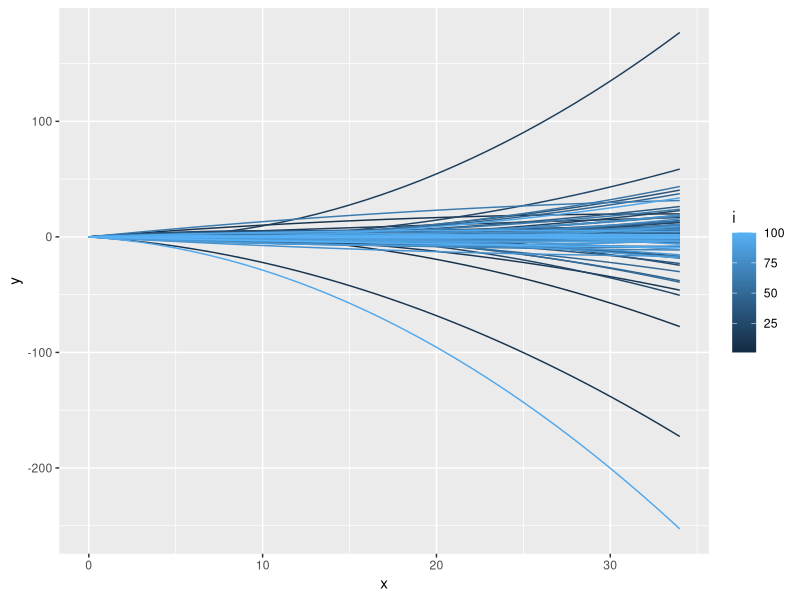
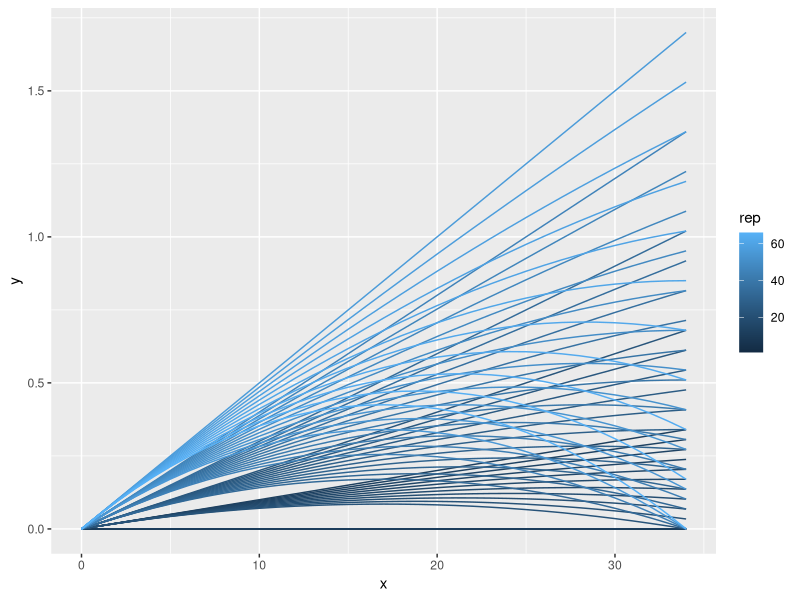
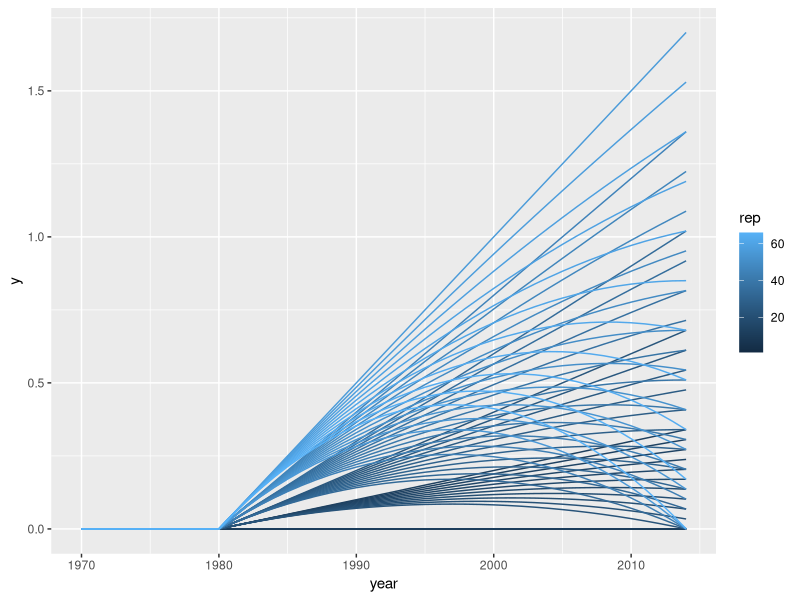
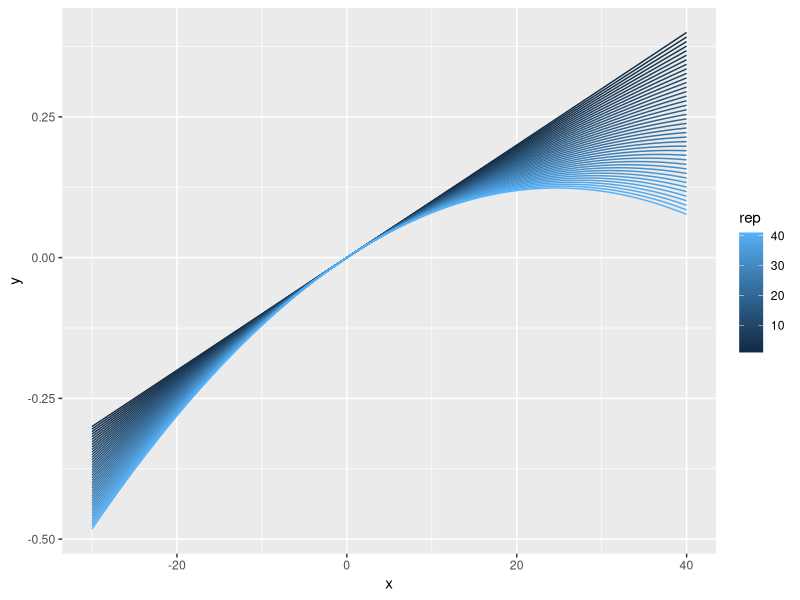
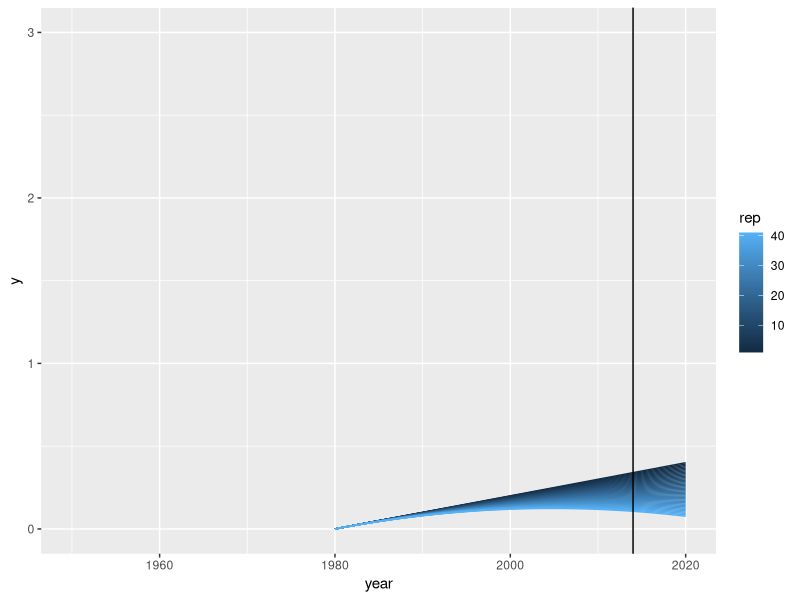
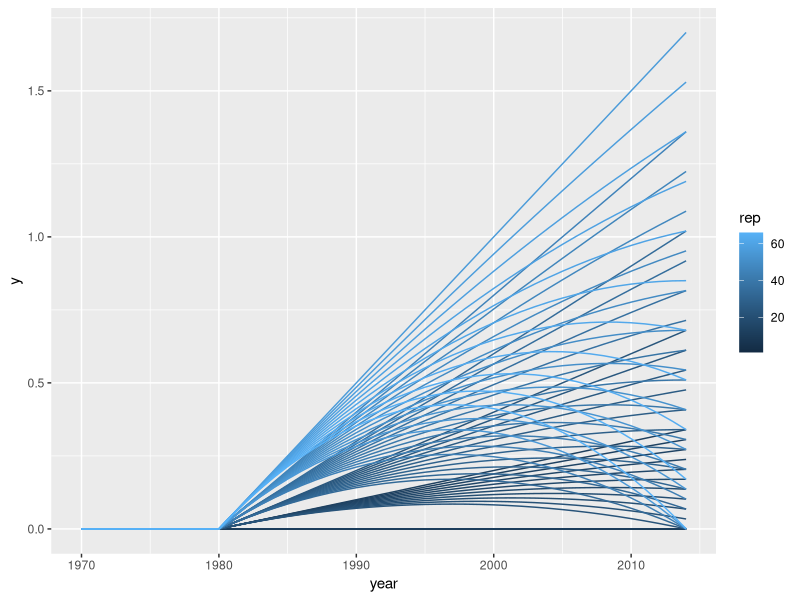
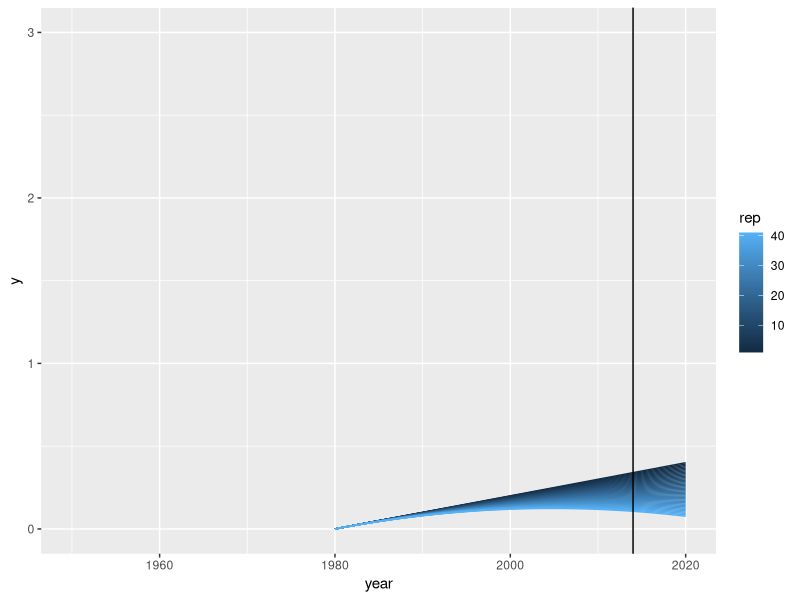

The R source for these figures, in order:
#### Curve play

library(ggplot2)
library(boot)
x <- seq(0,34, 1)

# Time when MDR > 0
t_mdr <- 0
# SD
#24 - (1.96)(s) = 14 # 1970 earliest
#24 + (1.96)(s) = 34 # 1990 latest

s_mdr <- (24-14)/(1.96) # 5.1 

# Slope of linear
b <- 0

# Slope of quadratic
c <- 0

# rho = t_mdr*c / b

curves <- c()

for(i in 1:100){
  
  t_mdr <- rnorm(1, 10, s_mdr) # sample time to MDR > 0
  
  b <- rnorm(1, 0,0.5)
  
  rho <- runif(1, 0,1)  
  
  c <- b * rho / t_mdr
  
  y <- b*x - c*x^2
  
  curves <- rbind(curves, cbind(i,x, y,t_mdr,b,rho,c))
  
}

curves <- as.data.frame(curves)

ggplot(curves, aes(x=x, y = y, group = i, colour = i)) + geom_line()


#### sequence
tseq <- 34 #seq(5,24,5)
bseq <- seq(0,0.05,0.01)
rhoseq <- seq(0,1,0.1)

curves <- c()
rep <- 0

for(i in 1:length(tseq)){
  for(j in 1:length(bseq)){
    for(k in 1:length(rhoseq)){
      
      t_mdr <- tseq[i]
      
      b <- bseq[j]
      
      rho <- rhoseq[k]
      
      c <- rho * b / t_mdr
      
      x <- matrix(0,1,45 - t_mdr)
      x <- c(x,seq(1,t_mdr,1))
       
        y <- b*(x) - c*x^2 
      
        rep = rep + 1
        
        year = seq(1970,2014,1)
        curves <- rbind(curves, cbind(rep,x, y,t_mdr,b,rho,c,year))
      
    }
  }
}

curves <- as.data.frame(curves)

ggplot(curves, aes(x=x, y = y, group = rep, colour = rep)) + geom_line() 
ggplot(curves, aes(x=year, y = y, group = rep, colour = rep)) + geom_line() 
ggsave("~/Dropbox/MDR/output/prior_curves_34.pdf")

#### sequence
tseq <- 1980 #seq(1970,2014,5)
bseq <- 0.01 #seq(0,0.05,0.01)
rhoseq <- seq(0,40,1)

curves <- c()
rep <- 0

for(i in 1:length(tseq)){
  for(j in 1:length(bseq)){
    for(k in 1:length(rhoseq)){
      
      t_mdr <- tseq[i]
      
      b <- bseq[j]
      
      rho <- rhoseq[k]
      
      c <- rho * b / t_mdr
      
      x <- seq(1950, 2020,1)
      x <- x - t_mdr
      
      y <- b*(x) - c*x^2
      #yi <- inv.logit(b*(x) - c*x^2) - 0.5
      
      rep = rep + 1
      print(rep)
      
      year = seq(1950,2020,1)
      curves <- rbind(curves, cbind(rep,x, y, t_mdr,b,rho,c,year))
      
    }
  }
}

curves <- as.data.frame(curves)

ggplot(curves, aes(x=x, y = y, group = rep, colour = rep)) + geom_line() 
ggplot(curves, aes(x=year, y = y, group = rep, colour = rep)) + geom_line() + scale_y_continuous(limits = c(0,3)) + 
  geom_vline(xintercept = 2014)
ggsave("~/Dropbox/MDR/output/prior_curves_more.pdf")
